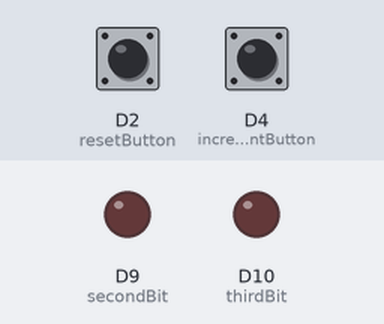
Bench run of a sketch on a simulated STM32 Nucleo. On the bench: output pins drawn as LEDs (lit = HIGH). The inputs (shaded band) are chosen by the test bench; at power-on: D2 (resetButton) LOW, D4 (incrementButton) LOW. Pins used as bus, display or sensor lines are not drawn; what the sketch prints to the serial monitor is not drawn.

Above: at 1.2 s.
1.3 s: D2 (resetButton) pulled HIGH for 0.15 s
2.9 s: D4 (incrementButton) pulled HIGH for 0.15 s
4.5 s: D4 (incrementButton) pulled HIGH for 1 s
At 5.8 s:
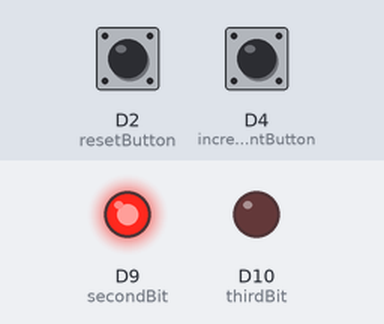
7.0 s: D2 (resetButton) pulled HIGH for 1 s
At 7.7 s:
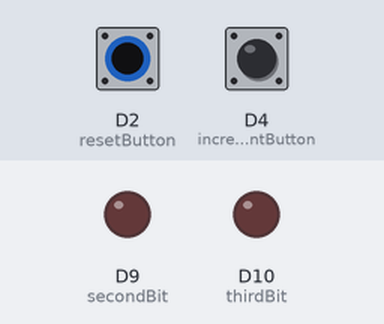
9.5 s: D4 (incrementButton) pulsed HIGH 5 times (0.12 s each, 0.3 s apart)
At 11.5 s:
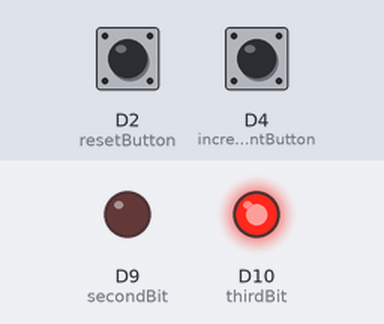
12.5 s: D4 (incrementButton) pulled HIGH for 0.15 s
At 13.1 s:
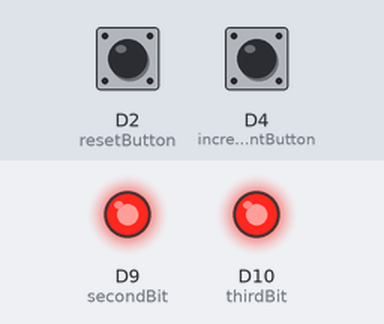
Timing chart, 0 to 15.1 s (numbered marks = the images above; inputs shaded):
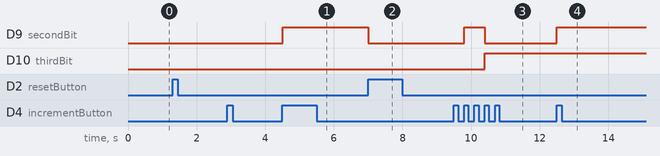

The sketch:

sketch.ino
```cpp
const int8_t incrementButton = D4;
const int8_t resetButton = D2;
const int8_t firstBit = D8;
const int8_t secondBit = D9;
const int8_t thirdBit = D10;
int8_t currentCount = 0;
bool bResetPrev = false;
bool bIncrementPrev = false;

void setup() {
  // put your setup code here, to run once:
  Serial.begin(115200);
  Serial.println("Hello, STM32!");
  pinMode(incrementButton, INPUT_PULLDOWN);
  pinMode(resetButton, INPUT_PULLDOWN);
  pinMode(firstBit, OUTPUT);
  pinMode(secondBit, OUTPUT);
  pinMode(thirdBit, OUTPUT);
  currentCount = 0;
  bResetPrev = false;
  bIncrementPrev = false;
}

void WriteBinary(const uint8_t toDisplay)
{
  // Serial.print("To Display 3 bit status is as follows:");
  // Serial.println(toDisplay & (1 << 2));
  // Serial.println(toDisplay & (1 << 1));
  // Serial.println(toDisplay & (1 << 0));
  digitalWrite(firstBit, (toDisplay & (1 << 0)) != 0 ? HIGH : LOW);
  digitalWrite(secondBit, (toDisplay & (1 << 1)) != 0 ? HIGH : LOW);
  digitalWrite(thirdBit, (toDisplay & (1 << 2)) != 0 ? HIGH : LOW);
}

void loop() {
  // put your main code here, to run repeatedly:
  delay(10); // this speeds up the simulation

  int incrementVal = digitalRead(incrementButton);
  int resetVal = digitalRead(resetButton);

  if (incrementVal != bIncrementPrev)
  {
    bIncrementPrev = incrementVal;
    if (incrementVal == HIGH)
    {
      currentCount += 1;
      if (currentCount > 7)
      {
        currentCount = 0;
      }
      Serial.print("Incrementing Count, new count is ");
      Serial.print(currentCount);
      Serial.println(" after incrementing");
      WriteBinary(currentCount);
    }
  }

  if (resetVal != bResetPrev)
  {
    bResetPrev = resetVal;
    if (resetVal == HIGH)
    {
      currentCount = 0;
      Serial.print("Count has been reset to 0");
      WriteBinary(currentCount);
    }
  }
}
```

Measured:
- after the input at 1.3 s, every drawn part: stays the same
- after the input at 2.9 s, every drawn part: stays the same
- after the input at 4.5 s, D9 (secondBit): LOW → HIGH at once
- after the input at 7.0 s, D9 (secondBit): HIGH → LOW at once
- after the input at 9.5 s, D9 (secondBit): LOW → HIGH after 0.30 s, → LOW 0.60 s later; D10 (thirdBit): LOW → HIGH after 0.91 s
- after the input at 12.5 s, D9 (secondBit): LOW → HIGH at once
